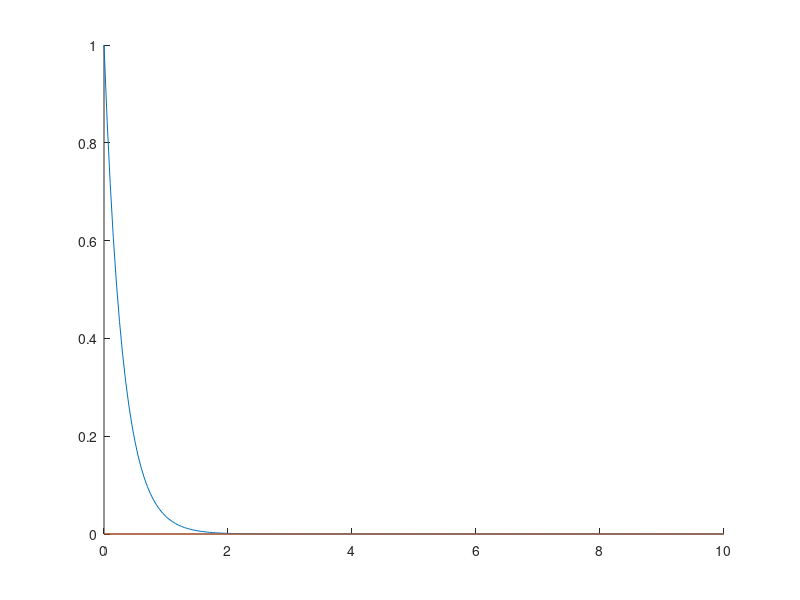

Recreate this plot in MATLAB. (Note: this script raises an error after producing the figure.)

clc

time = 0:0.05:10;
X = exp(-time/0.3);
Y = zeros(size(X));

figure
hold on
plot(time, X);
plot(time, Y);

SR860 = SR860_dummy(X, Y);

sc = stable_check(SR860);

stable = sc.test;
while ~stable
    stable = sc.test;
end
